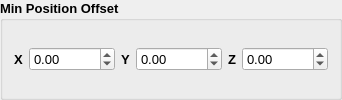
      <widget class="QGroupBox" name="grpPositionOffset">
       <property name="font">
        <font>
         <pointsize>10</pointsize>
         <weight>75</weight>
         <bold>true</bold>
        </font>
       </property>
       <property name="title">
        <string>Min Position Offset</string>
       </property>
       <layout class="QHBoxLayout" name="horizontalLayout_7">
        <item>
         <layout class="QHBoxLayout" name="horizontalLayout">
          <item>
           <widget class="QLabel" name="label_14">
            <property name="font">
             <font>
              <pointsize>10</pointsize>
              <weight>75</weight>
              <bold>true</bold>
             </font>
            </property>
            <property name="text">
             <string>X</string>
            </property>
           </widget>
          </item>
          <item>
           <widget class="QDoubleSpinBox" name="min_position_offset_x">
            <property name="font">
             <font>
              <weight>50</weight>
              <bold>false</bold>
             </font>
            </property>
            <property name="minimum">
             <double>-10000.000000000000000</double>
            </property>
            <property name="maximum">
             <double>10000.000000000000000</double>
            </property>
           </widget>
          </item>
          <item>
           <widget class="QLabel" name="label_13">
            <property name="font">
             <font>
              <pointsize>10</pointsize>
              <weight>75</weight>
              <bold>true</bold>
             </font>
            </property>
            <property name="text">
             <string>Y</string>
            </property>
           </widget>
          </item>
          <item>
           <widget class="QDoubleSpinBox" name="min_position_offset_y">
            <property name="font">
             <font>
              <weight>50</weight>
              <bold>false</bold>
             </font>
            </property>
            <property name="minimum">
             <double>-10000.000000000000000</double>
            </property>
            <property name="maximum">
             <double>10000.000000000000000</double>
            </property>
           </widget>
          </item>
          <item>
           <widget class="QLabel" name="label_15">
            <property name="font">
             <font>
              <pointsize>10</pointsize>
              <weight>75</weight>
              <bold>true</bold>
             </font>
            </property>
            <property name="text">
             <string>Z</string>
            </property>
           </widget>
          </item>
          <item>
           <widget class="QDoubleSpinBox" name="min_position_offset_z">
            <property name="font">
             <font>
              <weight>50</weight>
              <bold>false</bold>
             </font>
            </property>
            <property name="minimum">
             <double>-10000.000000000000000</double>
            </property>
            <property name="maximum">
             <double>10000.000000000000000</double>
            </property>
           </widget>
          </item>
         </layout>
        </item>
       </layout>
      </widget>
